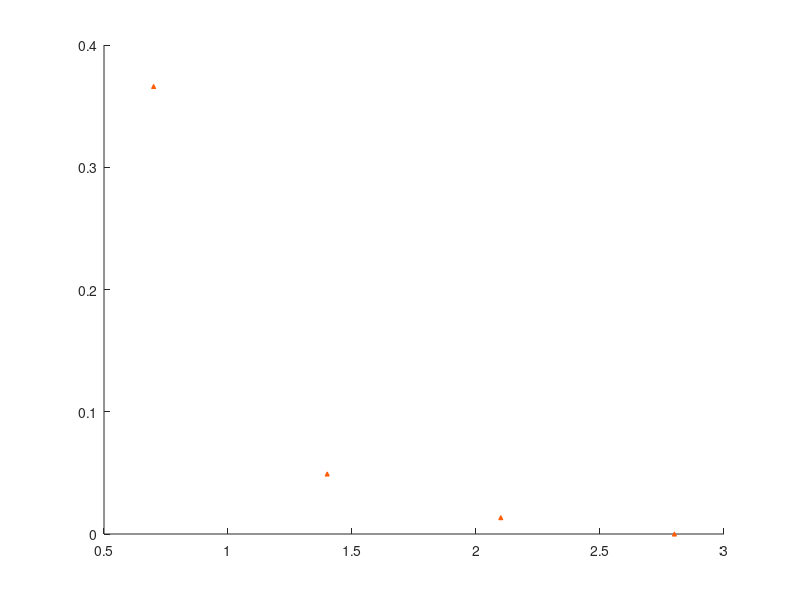

Recreate this plot in MATLAB. (Note: this script raises an error after producing the figure.)
function oes_scaling

t1 = 3/7;
data1 = [1 142; 2 71; 3 8; 4 3];

t2 = 10/7;
data2 = [1 111; 2 109; 3 35; 4 15; 5 4; 6 2];

t3 = 3;
data3 = [1 140; 2 79; 3 38; 4 25; 5 11; 6 4; 7 1; 8 1; 11 1];

t4 = 6;
data4 = [1 73; 2 60; 3 44; 4 26; 5 22; 6 10; 7 3; 8 4; 10 2; 11 4; 13 2; 14 1; 20 1; 28 1];

t5 = 12;
data5 = [1 87; 2 87; 3 50; 4 52; 5 26; 6 24; 7 14; 8 8; 9 9; 10 8; 11 6; 12 7; 13 4; 14 3; 15 3; 16 2; 17 2; 20 2; 22 1; 26 1; 29 1];

t6 = 26;
data6 = [1 40; 2 59; 3 43; 4 18; 5 27; 6 23; 7 16; 8 12; 9 14; 10 10; 11 11; 12 5; 13 8; 14 7; 15 6; 16 3; 17 4; 18 3; 19 3; 20 4; 21 1; 22 2; 23 1; 24 3; 25 4; 27 1; 30 1; 33 1; 34 1; 35 5; 36 1; 37 2; 39 1; 50 2; 56 1; 85 1; 90 1];

t7 = 52;
data7 = [1 12; 2 18; 3 15; 4 14; 5 6; 6 11; 7 8; 8 6; 9 9; 10 9; 11 3; 12 4; 13 4; 14 2; 15 4; 16 4; 17 2; 18 4; 19 2; 20 2; 21 3; 22 4; 23 1; 24 5; 26 2; 27 4; 28 3; 29 1; 30 3; 31 3; 32 3; 33 2; 34 4; 35 2; 36 1; 37 1; 38 1; 40 1; 41 1; 42 1; 43 1; 44 1; 45 1; 47 2; 48 1; 49 1; 54 1; 55 3; 58 1; 60 2; 62 1; 63 1; 70 2; 75 1; 80 1; 85 1; 96 1; 110 1; 130 1; 140 1; 175 1];

ts = [t1 t2 t3 t4 t5 t6 t7];
data = {data1 data2 data3 data4 data5 data6 data7};
av = zeros(size(ts));
for i = 1:numel(ts)
    av(i) = dot(data{i}(:,1), data{i}(:,2) / sum(data{i}(:,2)));
end

lambda = 0.7676;
r = 0.1926;
rho = 0.5164;
gamma = lambda * rho / (1-rho);
tau = rho / (r * lambda);

%[p0, ts2] = xi(lambda, r, rho, logspace(-1, 2, 40), 0);
%loglog(newplot(figure), ts, av, '+', ts2, (1 + (lambda/gamma)*(1-exp(-gamma*ts2))) ./ (1 - p0), '-');
%set(gca, 'XLim', [0.1 100]);
%xlabel('$t$ / weeks', 'Interpreter', 'latex');
%ylabel('$\langle n^\textrm{surv} \rangle$', 'Interpreter', 'latex');
%set(gca, 'FontName', 'Times');

gh = newplot(figure);
colours = [
 0.996078, 0.360784, 0.027451;
 0.996078, 0.988235, 0.0352941;
 0.541176, 0.713725, 0.027451;
 0.145098, 0.435294, 0.384314;
 0.00784314, 0.509804, 0.929412;
 0.152941, 0.113725, 0.490196;
 0.470588, 0.262745, 0.584314;
 0.890196, 0.0117647, 0.490196;
 0.905882, 0.027451, 0.129412
];
hold all;
for i = 1:numel(ts);
    av = dot(data{i}(:,2) / sum(data{i}(:,2)), data{i}(:,1));
    lh = plot(gh, data{i}(:,1) / av, (1 - cumsum(data{i}(:,2)) / sum(data{i}(:,2))) .* (10^(i-1)), '^', 'MarkerEdgeColor', colours(i,:), 'MarkerFaceColor', colours(i,:), 'MarkerSize', 3);
    ah = get(lh, 'Annotation');
    leh = get(ah, 'LegendInformation');
    set(leh, 'IconDisplayStyle', 'off');
    ps = condPb2(exact_pops(lambda, r, lambda * rho / (1-rho), ts(i), floor(10*ts(i))+1));
    av = dot(0:(numel(ps)-1), ps);
    plot(gh, (0:(numel(ps)-1)) / av, (1 - cumsum(ps)) .* (10^(i-1)), '-', 'Color', colours(i,:));
    set(gh, 'XLim', [0 5], 'YLim', [1e-2 1e6], 'YScale', 'log');
    xlabel(gh, '$n/\langle n \rangle$', 'Interpreter', 'latex');
    pause(0.1);
end
plot(gh, linspace(0,5,50), exp(-linspace(0,5,50)) .* 10^6, '-', 'Color', 'black', 'LineWidth', 1);
set(gh, 'FontName', 'Times');

hold off;

legend('3 days', ...
    '10 days', ...
    '3 weeks', ...
    '6 weeks', ...
    '3 months', ...
    '6 months', ...
    '1 year', ...
    'limit', ...
    'Location', 'SouthEast');

end
